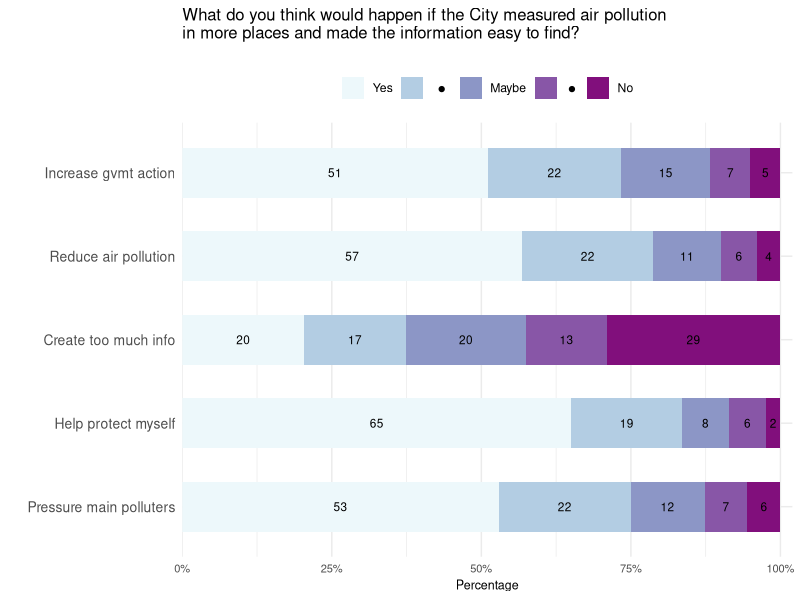
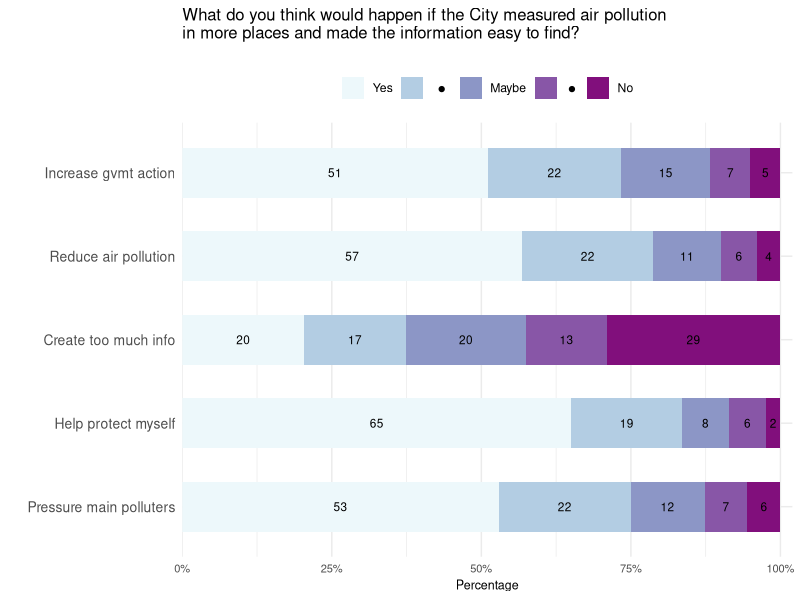

Source code (R) for these figures, in order:
## ---- chunk 1

# ## clean environment
# # rm(list = ls())
# 
# # Define which packages needed for analyses
# p_needed <-
#   c("tidyverse")
# 
# # Check which packages are already installed on your computer
# packages <- rownames(installed.packages())
# 
# # Check which packages are not installed
# p_to_install <- p_needed[!(p_needed %in% packages)]
# 
# if (length(p_to_install) > 0) {
#   install.packages(p_to_install)
# }
# sapply(p_needed, require, character.only = TRUE)
# # 
# ## For replicability: session information 
# session_info <- print(sessionInfo())

library(tidyverse)
library(RColorBrewer)
library(scales)

## For replicability: session information 
session_info <- print(sessionInfo())

## ---- chunk 2
"%ni%" = Negate("%in%")

set.seed(123)

dataJoburg <- read.csv("data/data_joh_person_anon.csv")

## ---- chunk 3
# filter out straightlining for the effect of more monitoring "More measurements would..."

# Identify columns starting with "AM_effect"
effect_cols <- grep("^AM_effect", names(dataJoburg), value = TRUE)

# Calculate the row-wise standard deviation for these columns and filter out straightliners
dataJoburgFilter <- dataJoburg %>%
  mutate(effect_sd = apply(select(., all_of(effect_cols)), 1, sd, na.rm = TRUE)) %>%
  filter(effect_sd != 0) %>%
  select(-effect_sd)

dataJoburg <- dataJoburgFilter

## ---- chunk 4

# --- Step 1: Recode and factor all three policy variables ---
recode_policy <- function(x) {
  factor(recode(x,
    `1` = "No",
    `2` = "dot_1 ", # Ensure consistent spacing for internal names if they are part of the level string
    `3` = "Maybe",
    `4` = "dot_2  ", # Consistent spacing for internal names (note two spaces at end to differentiate from dot_1 )
    `5` = "Yes"
  ),
  # Ensure these levels match the strings used in recode exactly, including spaces
  levels = c("No", "dot_1 ", "Maybe", "dot_2  ", "Yes"),
  ordered = TRUE
  )
}

dataJoburg <- dataJoburg %>%
  mutate(
    AM_effect1_1F = recode_policy(AM_effect1_1),
    AM_effect2_1F = recode_policy(AM_effect2_1),
    AM_effect3_1F = recode_policy(AM_effect3_1),
    AM_effect4_1F = recode_policy(AM_effect4_1),
    AM_effect5_1F = recode_policy(AM_effect5_1)
  )

# --- Step 2: Pivot the data to long format and summarize ---
# Select only the newly created _F columns for pivoting
summary_data <- dataJoburg %>%
  select(starts_with("AM_effect")) %>% # Selects all columns starting with "AM_effect" and ending with F
                                          # Make sure this accurately captures your variables
  pivot_longer(
    cols = ends_with("F"), # Selects all columns ending with "F" for flexibility
    names_to = "Question",
    values_to = "Response_Category",
    values_drop_na = TRUE
  ) %>%
  group_by(Question, Response_Category) %>%
  summarise(obs_count = n(), .groups = "drop_last") %>% # Renamed 'count' to 'obs_count' to avoid conflict
  mutate(share = obs_count / sum(obs_count)) %>%
  ungroup() %>%
  group_by(Question) %>% # Regroup by Question to apply cumulative sum per group
  arrange(fct_rev(Response_Category)) %>% # IMPORTANT: Arrange by the factor order of Response_Category
  mutate(
    y_max = cumsum(share),
    y_mid = y_max - (share / 2),
    label_text = as.character(round(share * 100))
  ) %>%
  ungroup()

# --- Step 3: Define the order and labels for the plot and legend ---
# Labels for the LEGEND
legend_labels_full <- c(
  "No",
  " ● ", # Consistent legend label for dot_1
  "Maybe",
  "  ●  ", # Consistent legend label for dot_2
  "Yes"
)

# This should be the natural order of your factor levels from recode_policy
fill_levels_defined_order <- levels(dataJoburg$AM_effect1_1F)

# Define the custom labels for the Y-axis (Question labels after coord_flip)
# IMPORTANT: Adjust 'levels' to the exact names of your `_F` variables
# and 'labels' to their desired display names.
summary_data$Question_Plot_Label <- factor(summary_data$Question,
                                           levels = c("AM_effect1_1F", "AM_effect2_1F", "AM_effect3_1F", "AM_effect4_1F", "AM_effect5_1F"), # Customize this order
                                           labels = c("Increase gvmt action", "Reduce air pollution", "Create too much info", "Help protect myself", "Pressure main polluters"), # Customize these labels
                                           ordered = TRUE) %>%
                                    fct_rev() # Reverse the order for plotting with coord_flip

# --- Plotting the Horizontal Stacked Bar Plot with custom text positions ---
p_stacked_fixed <- ggplot(summary_data, aes(x = Question_Plot_Label, y = share,
                                             fill = Response_Category)) + 
  geom_col(width = 0.6) +
  geom_text(
    aes(y = y_mid, label = label_text, color = "black"),
    size = 3,
    na.rm = FALSE
  ) +
  coord_flip() + # Rotate to horizontal
  scale_y_continuous(
    labels = percent_format(accuracy = 1),
    expand = expansion(mult = c(0, 0.02))
  ) +
  scale_fill_manual(
    values = brewer.pal(5, "BuPu"), # Consider if BuPu is ideal for "Disagree/Agree"
    limits = rev(fill_levels_defined_order), # Reverse the order for the fill scale limits
    labels = rev(legend_labels_full) # Also reverse the labels for the legend to match the plot
  ) +
  scale_color_identity() +
  labs(
    x = "",
    y = "Percentage",
    fill = "Response",
    title = "What do you think would happen if the City measured air pollution\nin more places and made the information easy to find?
" # question
  ) +
  theme_minimal() +
  theme(
    legend.position = "top",
    legend.title = element_blank(),
    axis.text.y = element_text(size = 10),
    axis.text.x = element_text(size = 8),
    axis.title.x = element_text(size = 9),
    plot.title = element_text(size = 12)
  )

print(p_stacked_fixed)

# Save the plot
ggsave(plot = p_stacked_fixed, filename = paste("plots/aqm_impact_stacked.png", sep = ""),
       dpi=600, width = 18, height = 10, units='cm')


